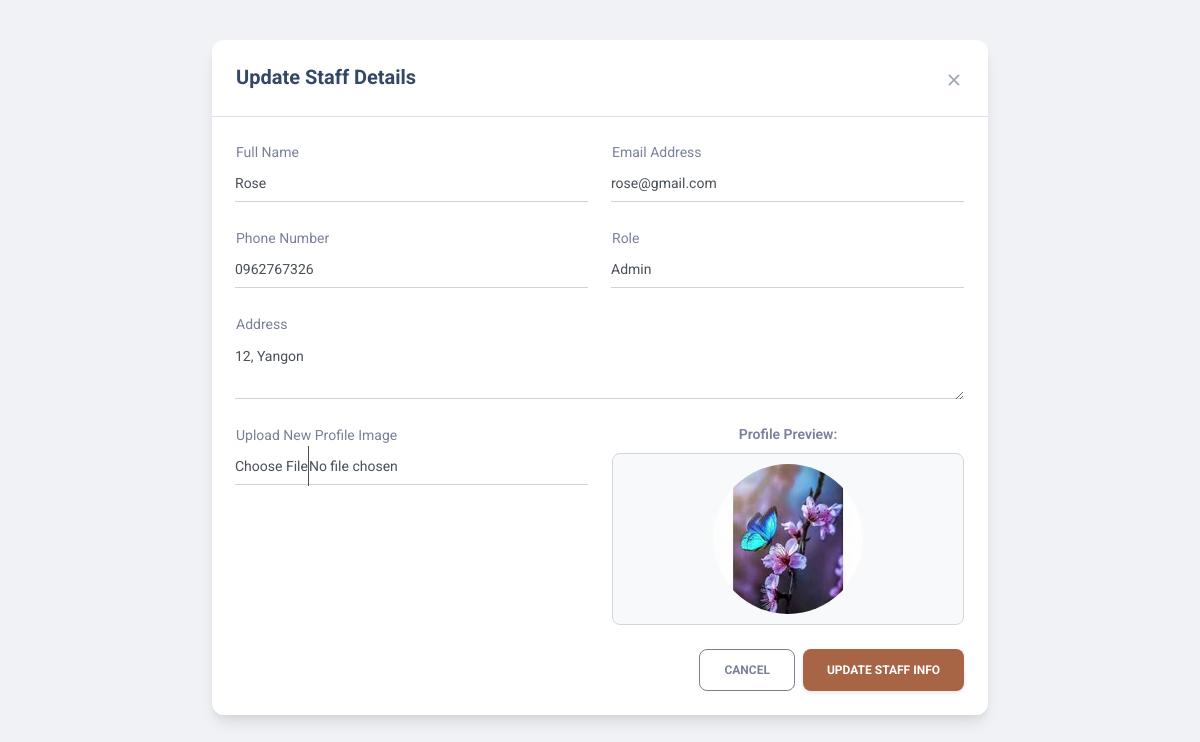
The page /pages/Staff_Update.php?staffID=10 (signed in) on the database its author committed.
### tables this page shows
CREATE TABLE `staff` (
  `staffID` int(11) NOT NULL,
  `staffName` varchar(50) NOT NULL,
  `email` varchar(255) NOT NULL,
  `address` varchar(100) NOT NULL,
  `phoneNumber` varchar(15) NOT NULL,
  `role` varchar(30) NOT NULL,
  `password` varchar(50) NOT NULL,
  `image` varchar(255) NOT NULL,
  `status` varchar(255) NOT NULL
);

### pages/Staff_Update.php (the view, shortened to what this page needs)
<?php
include("connect.php");
if(isset($_GET['staffID'])) {
    $staffID = mysqli_real_escape_string($connect, $_GET['staffID']);
    $query = "SELECT * FROM staff WHERE staffID = '$staffID'";
    $result = mysqli_query($connect, $query);
    $arr = mysqli_fetch_array($result);
}
?>
<!DOCTYPE html>
<html lang="en">
<head>
    <link id="pagestyle" href="../assets/css/material-dashboard.css?v=3.1.0" rel="stylesheet" />
</head>
<body class="g-sidenav-show bg-gray-200">
    <main class="main-content">
        <div class="container-fluid py-4">
            <div class="row justify-content-center mt-3">
                <div class="col-lg-8 col-md-10">
                    <div class="card shadow-lg">
                        <div class="card-header-custom d-flex justify-content-between align-items-center">
                            <h5 class="mb-0 font-weight-bolder">Update Staff Details</h5>
                            <a href="Staff_Entry.php" class="btn-close text-dark"><i class="material-icons">close</i></a>
                        </div>
                        <div class="card-body">
                            <form action="Staff_Update.php" method="POST" enctype="multipart/form-data">
                                <div class="row">
                                    <div class="col-md-6">
                                        <div class="input-group input-group-static mb-4">
                                            <label>Full Name</label>
                                            <input type="text" name="txtstaffName" value="<?php echo $arr['staffName']?>" class="form-control" required>
                                        </div>
                                    </div>
                                    <div class="col-md-6">
                                        <div class="input-group input-group-static mb-4">
                                            <label>Email Address</label>
                                            <input type="email" name="txtemail" value="<?php echo $arr['email']?>" class="form-control" required>
                                        </div>
                                    </div>
                                </div>
                                <div class="row">
                                    <div class="col-md-6">
                                        <div class="input-group input-group-static mb-4">
                                            <label>Phone Number</label>
                                            <input type="text" name="txtphone" value="<?php echo $arr['phoneNumber']?>" class="form-control" required>
                                        </div>
                                    </div>
                                    <div class="col-md-6">
                                        <div class="input-group input-group-static mb-4">
                                            <label>Role</label>
                                            <select name="txtrole" class="form-control">
                                                <option value="Admin" <?php if($arr['role'] == 'Admin') echo 'selected'; ?>>Admin</option>
                                            </select>
                                        </div>
                                    </div>
                                </div>
                                <div class="input-group input-group-static mb-4">
                                    <label>Address</label>
                                    <textarea name="txtaddress" class="form-control" rows="2"><?php echo $arr['address']?></textarea>
                                </div>
                                <div class="row">
                                    <div class="col-md-6">
                                        <div class="input-group input-group-static mb-4">
                                            <label>Upload New Profile Image</label>
                                            <input type="file" name="txtstaffImage" class="form-control" onchange="previewImage(event)">
                                        </div>
                                    </div>
                                    <div class="col-md-6 text-center">
                                        <p class="text-sm font-weight-bold mb-2">Profile Preview:</p>
                                        <div class="preview-box">
                                            <img id="imagePreview" src="<?php echo $arr['image'] ?>" style="max-height: 150px; border-radius: 50%;">
                                        </div>
                                    </div>
                                </div>
                                <div class="d-flex justify-content-end gap-2 mt-4">
                                    <a href="sign-up.php" class="btn btn-outline-secondary mb-0">Cancel</a>
                                    <button type="submit" name="btnUpdate" class="btn updatebtn mb-0">Update Staff Info</button>
                                </div>
                            </form>
                        </div>
                    </div>
                </div>
            </div>
        </div>
    </main>
</body>
</html>

### pages/Staff_Update.php (style rules this page uses)
.updatebtn { background-color: #A76545 !important; color: #fff !important; box-shadow: 0 2px 4px rgba(0,0,0,0.1) !important; }
.card-header-custom { background: transparent; border-bottom: 1px solid #dee2e6; padding: 1.5rem; }
.preview-box { border: 1px solid #d2d6da; border-radius: 0.5rem; padding: 10px; text-align: center; background: #f8f9fa; }

### rows shown on the page
staff: txtstaffName "Rose", txtemail "rose@gmail.com", txtphone "0962767326", txtrole "Admin", txtaddress "12, Yangon", image (picture)
